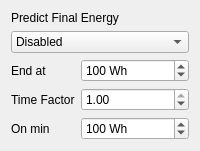
        <widget class="QWidget" name="page">
         <layout class="QVBoxLayout" name="verticalLayout_3">
          <item>
           <widget class="QLabel" name="label_11">
            <property name="text">
             <string>Predict Final Energy</string>
            </property>
           </widget>
          </item>
          <item>
           <widget class="QComboBox" name="predict_final_energy">
            <item>
             <property name="text">
              <string>Disabled</string>
             </property>
            </item>
            <item>
             <property name="text">
              <string>Average Power</string>
             </property>
            </item>
            <item>
             <property name="text">
              <string>Project Current Power</string>
             </property>
            </item>
           </widget>
          </item>
          <item>
           <layout class="QFormLayout" name="formLayout_6">
            <item row="0" column="0">
             <widget class="QLabel" name="label_18">
              <property name="toolTip">
               <string>External / Not controled</string>
              </property>
              <property name="text">
               <string>End at</string>
              </property>
             </widget>
            </item>
            <item row="0" column="1">
             <widget class="QSpinBox" name="ttc_end_at">
              <property name="suffix">
               <string> Wh</string>
              </property>
              <property name="maximum">
               <number>999</number>
              </property>
              <property name="singleStep">
               <number>5</number>
              </property>
              <property name="value">
               <number>100</number>
              </property>
             </widget>
            </item>
            <item row="1" column="0">
             <widget class="QLabel" name="label_19">
              <property name="text">
               <string>Time Factor</string>
              </property>
             </widget>
            </item>
            <item row="2" column="0">
             <widget class="QLabel" name="label_20">
              <property name="text">
               <string>On min</string>
              </property>
             </widget>
            </item>
            <item row="2" column="1">
             <widget class="QSpinBox" name="ttc_on_min">
              <property name="suffix">
               <string> Wh</string>
              </property>
              <property name="maximum">
               <number>9999</number>
              </property>
              <property name="singleStep">
               <number>10</number>
              </property>
              <property name="value">
               <number>100</number>
              </property>
             </widget>
            </item>
            <item row="1" column="1">
             <widget class="QDoubleSpinBox" name="ttc_time_factor">
              <property name="locale">
               <locale language="English" country="UnitedStates"/>
              </property>
              <property name="prefix">
               <string/>
              </property>
              <property name="suffix">
               <string/>
              </property>
              <property name="maximum">
               <double>1.000000000000000</double>
              </property>
              <property name="singleStep">
               <double>0.100000000000000</double>
              </property>
              <property name="value">
               <double>1.000000000000000</double>
              </property>
             </widget>
            </item>
           </layout>
          </item>
         </layout>
        </widget>
